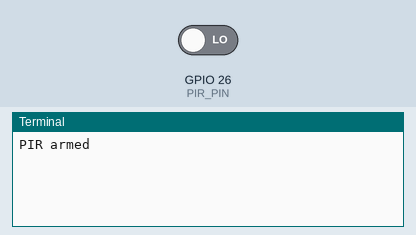
Simulated run of this program. Board: Raspberry Pi (BCM pin numbers). Parts: the last lines printed to the terminal. The inputs (shaded band) are chosen by the test bench; at power-on: GPIO 26 (PIR_PIN) LOW.

Above: at 1.2 s.
1.3 s: GPIO 26 (PIR_PIN) driven HIGH
At 2.1 s:
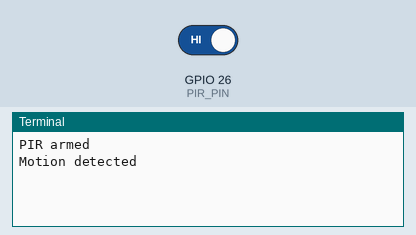
2.8 s: GPIO 26 (PIR_PIN) driven LOW
At 3.2 s:
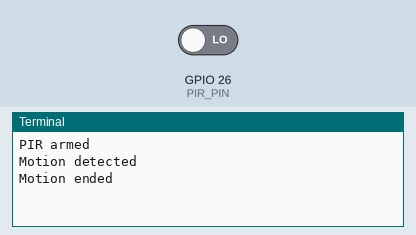

The program:

motion_sensor.py
```python
import time

try:
    import RPi.GPIO as GPIO
except (ImportError, RuntimeError):
    GPIO = None


PIR_PIN = 26
motion_state = False  # globaler Status: False = keine Bewegung, True = Bewegung erkannt

if GPIO is not None:
    GPIO.setmode(GPIO.BCM)  # BCM-Nummerierung (GPIO-Nummern statt Pin-Nummern)
    GPIO.setup(PIR_PIN, GPIO.IN, pull_up_down=GPIO.PUD_DOWN)  # Eingang mit Pull-Down (Standard = LOW)


def motion_detected(channel):
    """Callback bei Pegelwechsel am PIR: aktualisiert motion_state."""
    if GPIO is None:
        return

    global motion_state
    if GPIO.input(PIR_PIN):
        motion_state = True
        print("Motion detected")
    else:
        motion_state = False
        print("Motion ended")


if GPIO is not None:
    # Event-Listener: reagiert auf steigende UND fallende Flanke (Bewegung startet/endet)
    GPIO.add_event_detect(
        PIR_PIN,
        GPIO.BOTH,
        callback=motion_detected,
        bouncetime=200,  # Entprellen in ms
    )


def get_motion_state():
    """Gibt den aktuellen Bewegungsstatus zurück (True/False)."""
    return motion_state


if __name__ == "__main__":
    # Testmodus: Programm läuft und wartet auf Bewegungs-Events
    try:
        print("PIR armed")
        while True:
            time.sleep(1)
    except KeyboardInterrupt:
        if GPIO is not None:
            GPIO.cleanup()  # GPIO sauber freigeben
```

Measured:
- after the input at 1.3 s, the terminal: prints a new line at once (image 1)
- after the input at 2.8 s, the terminal: prints a new line at once (image 2)
